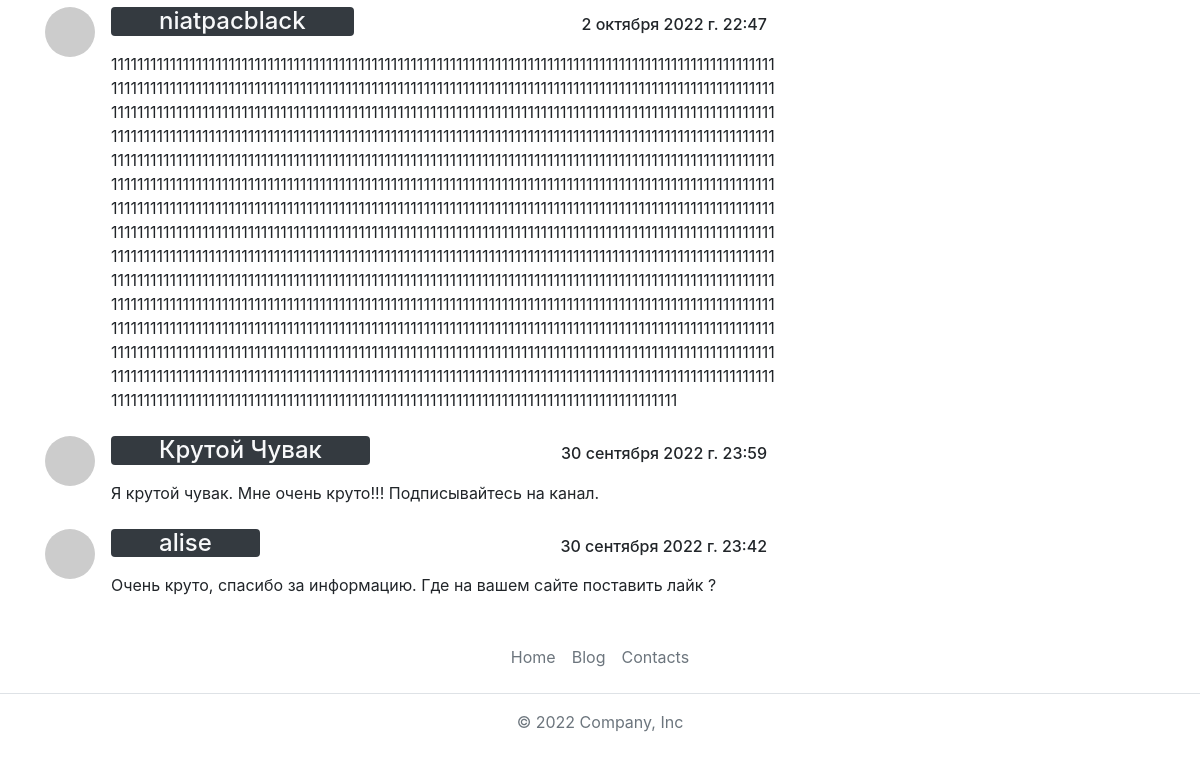
The app's page /blog/post/post-16/ (lower part), older data.
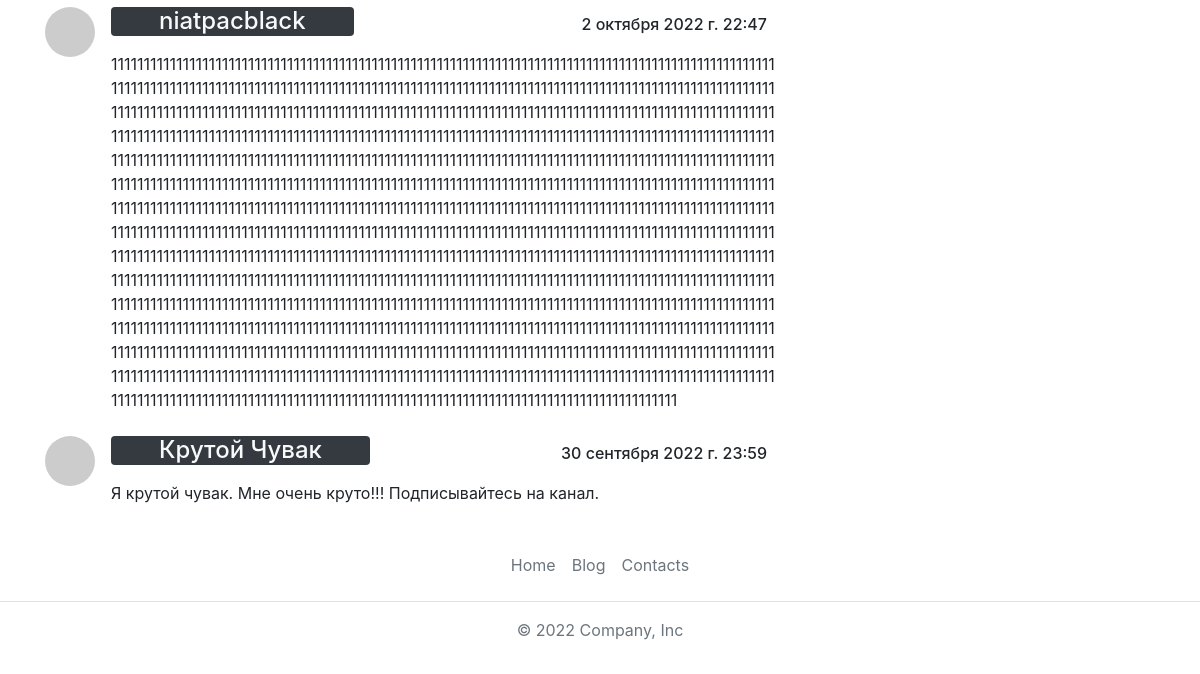
The same page, newer data.
### blog_app/models.py (models this page shows, shortened)
class CommentModel(models.Model):
    post = models.ForeignKey(PostModel, on_delete=models.CASCADE, related_name='comments')
    username = models.ForeignKey(User, on_delete=models.CASCADE, related_name='user_name')
    text = models.TextField(verbose_name='Текст комментария')
    created_date = models.DateTimeField(default=timezone.now)
    class Meta:
        db_table = "comments"
        ordering = ['-created_date']
        verbose_name = "Комментарии"

### blog_app/views.py (the view, shortened to what this page needs)
# urls.py: path("post/<url>/", views.PostPageView.as_view(), name="blog_post"),
class PostPageView(View):
    @logger.catch
    def get(self, request, url):
        return render(
            request,
            "blog_app/post_page.html",
            context={
                'form': CommentForm(),
                "post": get_post_or_404(url=url),
                "last_posts": get_five_last_posts_in_posts_table(open_post_url=url),
            },
        )

### blog_app/blog_services/models_services.py (called while the page is built)
def get_post_or_404(url: str):
    return get_object_or_404(PostModel, url=url)

def get_five_last_posts_in_posts_table(open_post_url: str):
    return PostModel.objects.exclude(url=open_post_url)[::-1][:5]

### blog_app/templates/blog_app/post_page.html (shortened to what this page needs)
{% extends 'base.html' %}
{% load static %}
{% block content_app %}
    <div class="container">
        <div class="row">
            <div class="col-lg-8 text-break">
                {% include 'blog_app/post_page_comments.html' %}
            </div>
        {% include 'blog_app/post_page_aside.html' %}
        </div>
    </div>
{% endblock %}

### blog_app/templates/blog_app/post_page_comments.html (shortened to what this page needs)
{% load crispy_forms_tags %}
{% for comment in post.comments.all %}
    <div class="media mb-4" id="foot_anchor">
        <img class="d-flex mr-3 rounded-circle" src="http://placehold.it/50x50" alt="">
        <div class="media-body text-break">
            <span class="d-flex justify-content-between mb-2">
                <p class="pl-5 pr-5 mt-0 h4 text-light bg-dark rounded">{{ comment.username }}</p>
                <p class="pt-2 pr-2 text-center mt-0 h6">{{ comment.created_date }}</p>
            </span>
            <div>{{ comment.text }}</div>
        </div>
    </div>
{% endfor %}

Row changes from the older to the newer data that the page shows:
removed CommentModel: username "alise", created_date "30 сентября 2022 г. 23:42", text "Очень круто, спасибо за информацию. Где на вашем сайте поставить лайк ?"
